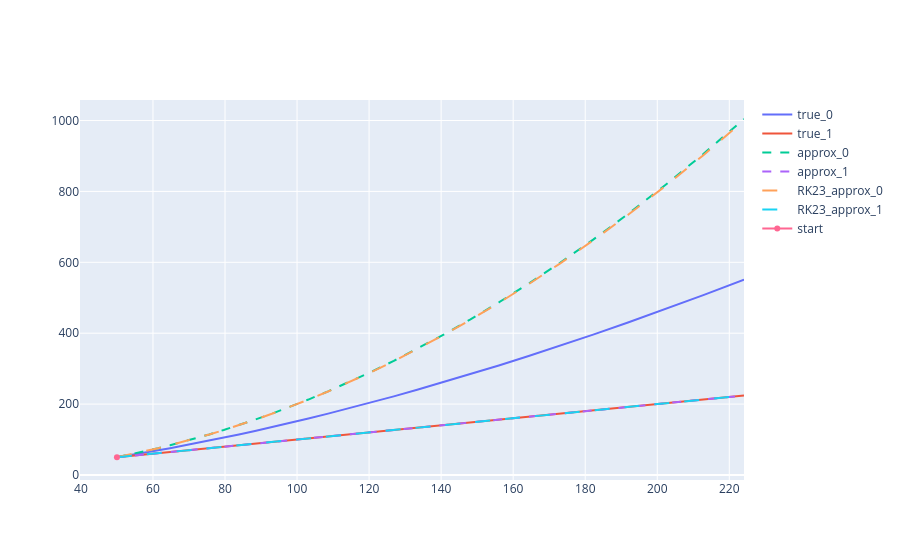

Notebook code for this chart:
### Markdown cell above
Let's solve for the true and approximate systems.

### Code cell
def vizualize_solutions():
    # compute exact solutions
    true_sol = list(
        systems |
        select(lambda s: exact_solver(t, s, x0))
    )
    # compute exact solutions for approximate fields
    approx_sol = list(
        approx_systems |
        select(lambda s: exact_solver(t, s, x0))
    )
    # solve approximate sytems with RK23
    approx_RK23_sol = list(
        approx_systems |
        select(lambda s: RK_solver(t, s, x0))
    )
    solutions = {
        "true": true_sol,
        "approx": approx_sol,
        "RK23_approx": approx_RK23_sol
    }

    fig = go.Figure()
    for sol_name, sol in solutions.items():
        for i, sys_sol in enumerate(sol):
            if sol_name == "true":
                line = dict(dash="solid")
            elif sol_name == "approx":
                line = dict(dash="dash")
            else:
                line = dict(dash="longdash")
            fig.add_trace(
                go.Scatter(
                    x=sys_sol[:, 0],
                    y=sys_sol[:, 1],
                    mode='lines',
                    name=f"{sol_name}_{i}",
                    line=line
                )
            )
    fig.add_trace(
        go.Scatter(
            x=[x0[0]],
            y=[x0[1]],
            name="start"
        )
    )
    fig.show()

vizualize_solutions()

### Figure 1 — Plotly figure (JSON) as saved in the notebook; plotly's stock layout.template omitted (floating-point values rounded to 4 significant figures)
{"data": [{"line": {"dash": "solid"}, "mode": "lines", "name": "true_0", "type": "scatter", "x": [50.0, 52.65, 55.45, 58.39, 61.49, 64.76, 68.19, 71.81, 75.63, 79.64, 83.87, 88.32, 93.01, 97.95, 103.1, 108.6, 114.4, 120.5, 126.9, 133.6, 140.7, 148.2, 156.0, 164.3, 173.0, 182.2, 191.9, 202.1, 212.8, 224.1], "y": [50.0, 54.31, 59.0, 64.09, 69.62, 75.63, 82.15, 89.24, 96.94, 105.3, 114.4, 124.3, 135.0, 146.6, 159.3, 173.0, 187.9, 204.2, 221.8, 240.9, 261.7, 284.3, 308.8, 335.4, 364.4, 395.8, 430.0, 467.1, 507.4, 551.2]}, {"line": {"dash": "solid"}, "mode": "lines", "name": "true_1", "type": "scatter", "x": [50.0, 52.65, 55.45, 58.39, 61.49, 64.76, 68.19, 71.81, 75.63, 79.64, 83.87, 88.32, 93.01, 97.95, 103.1, 108.6, 114.4, 120.5, 126.9, 133.6, 140.7, 148.2, 156.0, 164.3, 173.0, 182.2, 191.9, 202.1, 212.8, 224.1], "y": [50.0, 52.65, 55.45, 58.39, 61.49, 64.76, 68.19, 71.81, 75.63, 79.64, 83.87, 88.32, 93.01, 97.95, 103.1, 108.6, 114.4, 120.5, 126.9, 133.6, 140.7, 148.2, 156.0, 164.3, 173.0, 182.2, 191.9, 202.1, 212.8, 224.1]}, {"line": {"dash": "dash"}, "mode": "lines", "name": "approx_0", "type": "scatter", "x": [50.0, 52.65, 55.45, 58.39, 61.49, 64.76, 68.19, 71.81, 75.63, 79.64, 83.87, 88.32, 93.01, 97.95, 103.1, 108.6, 114.4, 120.5, 126.9, 133.6, 140.7, 148.2, 156.0, 164.3, 173.0, 182.2, 191.9, 202.1, 212.8, 224.1], "y": [50.0, 55.45, 61.49, 68.19, 75.63, 83.87, 93.01, 103.1, 114.4, 126.9, 140.7, 156.0, 173.0, 191.9, 212.8, 236.0, 261.7, 290.2, 321.9, 356.9, 395.8, 439.0, 486.8, 539.9, 598.7, 664.0, 736.3, 816.6, 905.6, 1004.0]}, {"line": {"dash": "dash"}, "mode": "lines", "name": "approx_1", "type": "scatter", "x": [50.0, 52.65, 55.45, 58.39, 61.49, 64.76, 68.19, 71.81, 75.63, 79.64, 83.87, 88.32, 93.01, 97.95, 103.1, 108.6, 114.4, 120.5, 126.9, 133.6, 140.7, 148.2, 156.0, 164.3, 173.0, 182.2, 191.9, 202.1, 212.8, 224.1], "y": [50.0, 52.65, 55.45, 58.39, 61.49, 64.76, 68.19, 71.81, 75.63, 79.64, 83.87, 88.32, 93.01, 97.95, 103.1, 108.6, 114.4, 120.5, 126.9, 133.6, 140.7, 148.2, 156.0, 164.3, 173.0, 182.2, 191.9, 202.1, 212.8, 224.1]}, {"line": {"dash": "longdash"}, "mode": "lines", "name": "RK23_approx_0", "type": "scatter", "x": [50.0, 52.65, 55.45, 58.39, 61.49, 64.75, 68.19, 71.81, 75.62, 79.63, 83.86, 88.31, 93.0, 97.93, 103.1, 108.6, 114.4, 120.4, 126.8, 133.6, 140.7, 148.1, 156.0, 164.3, 173.0, 182.2, 191.8, 202.0, 212.7, 224.0], "y": [50.0, 55.45, 61.48, 68.18, 75.6, 83.82, 92.93, 103.1, 114.3, 126.7, 140.5, 155.8, 172.7, 191.5, 212.4, 235.5, 261.1, 289.5, 321.0, 355.9, 394.6, 437.5, 485.2, 537.9, 596.4, 661.4, 733.3, 813.1, 901.6, 999.8]}, {"line": {"dash": "longdash"}, "mode": "lines", "name": "RK23_approx_1", "type": "scatter", "x": [50.0, 52.65, 55.45, 58.39, 61.49, 64.75, 68.18, 71.8, 75.6, 79.61, 83.83, 88.28, 92.96, 97.89, 103.1, 108.5, 114.3, 120.4, 126.7, 133.5, 140.5, 148.0, 155.8, 164.1, 172.8, 182.0, 191.6, 201.8, 212.5, 223.8], "y": [50.0, 52.65, 55.45, 58.39, 61.49, 64.75, 68.18, 71.8, 75.6, 79.61, 83.83, 88.28, 92.96, 97.89, 103.1, 108.5, 114.3, 120.4, 126.7, 133.5, 140.5, 148.0, 155.8, 164.1, 172.8, 182.0, 191.6, 201.8, 212.5, 223.8]}, {"name": "start", "type": "scatter", "x": [50], "y": [50]}], "layout": {}}
